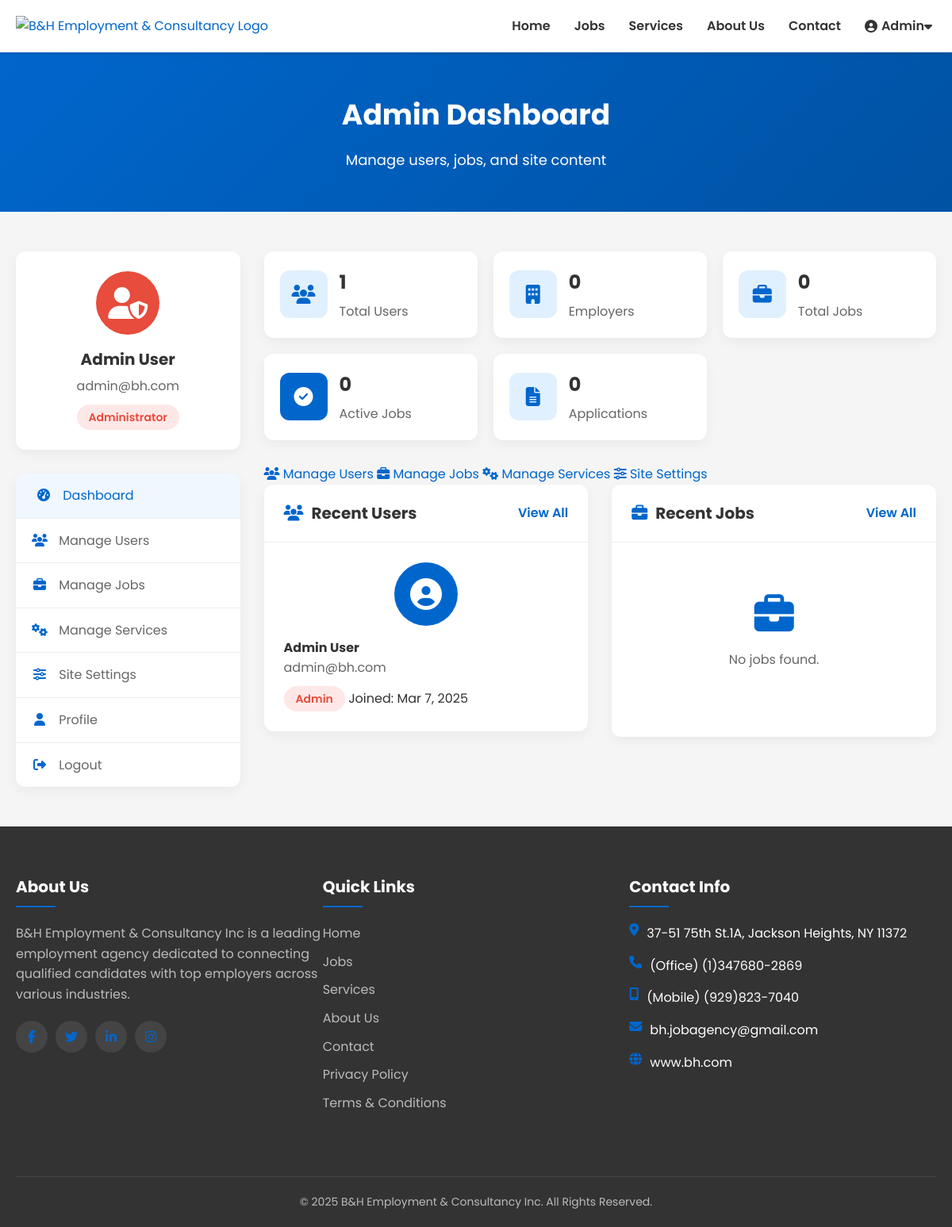
Page /admin/dashboard.php (signed in) on the committed database.
### tables this page shows
CREATE TABLE IF NOT EXISTS users (
    id INT AUTO_INCREMENT PRIMARY KEY,
    username VARCHAR(50) NOT NULL UNIQUE,
    email VARCHAR(100) NOT NULL UNIQUE,
    password VARCHAR(255) NOT NULL,
    first_name VARCHAR(50) NOT NULL,
    last_name VARCHAR(50) NOT NULL,
    phone VARCHAR(20),
    role ENUM('admin', 'employer', 'job_seeker') NOT NULL,
    company_name VARCHAR(100),
    is_verified TINYINT(1) DEFAULT 0,
    subscription_start DATE NULL,
    subscription_end DATE NULL,
    created_at TIMESTAMP DEFAULT CURRENT_TIMESTAMP,
    updated_at TIMESTAMP DEFAULT CURRENT_TIMESTAMP ON UPDATE CURRENT_TIMESTAMP
);

### config.php (called while the page is built, shortened)
<?php
function isLoggedIn() {
    return isset($_SESSION['user_id']);
}
?>

### admin/dashboard.php (the view, shortened to what this page needs)
<?php
require_once '../config.php';
try {
    $stmt = $pdo->prepare("SELECT
                          COUNT(*) as total_users,
                          SUM(CASE WHEN role = 'employer' THEN 1 ELSE 0 END) as employer_count,
                          SUM(CASE WHEN role = 'job_seeker' THEN 1 ELSE 0 END) as job_seeker_count
                          FROM users");
    $stmt->execute();
    $user_stats = $stmt->fetch();
    $stmt = $pdo->prepare("SELECT
                          COUNT(*) as total_jobs,
                          SUM(CASE WHEN is_active = 1 THEN 1 ELSE 0 END) as active_jobs
                          FROM jobs");
    $stmt->execute();
    $job_stats = $stmt->fetch();
    $stmt = $pdo->prepare("SELECT COUNT(*) as total_applications FROM job_applications");
    $stmt->execute();
    $application_count = $stmt->fetch()['total_applications'];
    $stmt = $pdo->prepare("SELECT * FROM users ORDER BY created_at DESC LIMIT 5");
    $stmt->execute();
    $recent_users = $stmt->fetchAll();
    $stmt = $pdo->prepare("SELECT j.*, u.username as employer_username
                          FROM jobs j
                          JOIN users u ON j.user_id = u.id
                          ORDER BY j.created_at DESC
                          LIMIT 5");
    $stmt->execute();
    $recent_jobs = $stmt->fetchAll();
} catch (PDOException $e) {
    error_log("Error fetching admin statistics: " . $e->getMessage());
    $user_stats = ['total_users' => 0, 'employer_count' => 0, 'job_seeker_count' => 0];
    $job_stats = ['total_jobs' => 0, 'active_jobs' => 0];
    $application_count = 0;
    $recent_users = $recent_jobs = [];
}
function formatDate($date) {
    return date('M j, Y', strtotime($date));
}
?>
<!DOCTYPE html>
<html lang="en">
<head>
    <link rel="stylesheet" href="https://cdnjs.cloudflare.com/ajax/libs/font-awesome/6.5.1/css/all.min.css">
    <link rel="stylesheet" href="../css/styles.css">
</head>
<body>
    <?php include '../includes/header.php'; ?>
    <section class="page-title">
        <div class="container">
            <h1>Admin Dashboard</h1>
            <p>Manage users, jobs, and site content</p>
        </div>
    </section>
    <section class="dashboard-section">
        <div class="container">
            <div class="dashboard-container">
                <div class="dashboard-sidebar">
                    <?php include 'sidebar.php'; ?>
                </div>
                <div class="dashboard-content">
                    <div class="dashboard-stats">
                        <div class="stat-card">
                            <div class="stat-icon">
                                <i class="fas fa-users"></i>
                            </div>
                            <div class="stat-info">
                                <h3><?php echo number_format($user_stats['total_users']); ?></h3>
                                <p>Total Users</p>
                            </div>
                        </div>
                        <div class="stat-card">
                            <div class="stat-icon">
                                <i class="fas fa-building"></i>
                            </div>
                            <div class="stat-info">
                                <h3><?php echo number_format($user_stats['employer_count']); ?></h3>
                                <p>Employers</p>
                            </div>
                        </div>
                        <div class="stat-card">
                            <div class="stat-icon">
                                <i class="fas fa-briefcase"></i>
                            </div>
                            <div class="stat-info">
                                <h3><?php echo number_format($job_stats['total_jobs']); ?></h3>
                                <p>Total Jobs</p>
                            </div>
                        </div>
                        <div class="stat-card">
                            <div class="stat-icon active">
                                <i class="fas fa-check-circle"></i>
                            </div>
                            <div class="stat-info">
                                <h3><?php echo number_format($job_stats['active_jobs']); ?></h3>
                                <p>Active Jobs</p>
                            </div>
                        </div>
                        <div class="stat-card">
                            <div class="stat-icon">
                                <i class="fas fa-file-alt"></i>
                            </div>
                            <div class="stat-info">
                                <h3><?php echo number_format($application_count); ?></h3>
                                <p>Applications</p>
                            </div>
                        </div>
                    </div>
                    <div class="dashboard-quick-actions">
                        <a href="manage-users.php" class="quick-action">
                            <i class="fas fa-users"></i>
                            <span>Manage Users</span>
                        </a>
                        <a href="manage-jobs.php" class="quick-action">
                            <i class="fas fa-briefcase"></i>
                            <span>Manage Jobs</span>
                        </a>
                        <a href="manage-services.php" class="quick-action">
                            <i class="fas fa-cogs"></i>
                            <span>Manage Services</span>
                        </a>
                        <a href="site-settings.php" class="quick-action">
                            <i class="fas fa-sliders-h"></i>
                            <span>Site Settings</span>
                        </a>
                    </div>
                    <div class="dashboard-row">
                        <div class="dashboard-column">
                            <div class="content-box">
                                <div class="content-header">
                                    <h2><i class="fas fa-users"></i> Recent Users</h2>
                                    <a href="manage-users.php" class="view-all">View All</a>
                                </div>
                                <div class="content-body">
                                    <?php if (empty($recent_users)): ?>
                                        <div class="empty-state">
                                            <i class="fas fa-users"></i>
                                            <p>No users found.</p>
                                        </div>
                                    <?php else: ?>
                                        <div class="users-list">
                                            <?php foreach ($recent_users as $user): ?>
                                                <div class="user-item">
                                                    <div class="user-avatar">
                                                        <i class="fas fa-user-circle"></i>
                                                    </div>
                                                    <div class="user-details">
                                                        <h4><?php echo htmlspecialchars($user['first_name'] . ' ' . $user['last_name']); ?></h4>
                                                        <p><?php echo htmlspecialchars($user['email']); ?></p>
                                                        <div class="user-meta">
                                                            <span class="user-role <?php echo $user['role']; ?>"><?php echo ucfirst(str_replace('_', ' ', $user['role'])); ?></span>
                                                            <span class="user-date">Joined: <?php echo formatDate($user['created_at']); ?></span>
                                                        </div>
                                                    </div>
                                                </div>
                                            <?php endforeach; ?>
                                        </div>
                                    <?php endif; ?>
                                </div>
                            </div>
                        </div>
                        <div class="dashboard-column">
                            <div class="content-box">
                                <div class="content-header">
                                    <h2><i class="fas fa-briefcase"></i> Recent Jobs</h2>
                                    <a href="manage-jobs.php" class="view-all">View All</a>
                                </div>
                                <div class="content-body">
                                    <?php if (empty($recent_jobs)): ?>
                                        <div class="empty-state">
                                            <i class="fas fa-briefcase"></i>
                                            <p>No jobs found.</p>
                                        </div>
                                    <?php endif; ?>
                                </div>
                            </div>
                        </div>
                    </div>
                </div>
            </div>
        </div>
    </section>
    <?php include '../includes/footer.php'; ?>
</body>
</html>

### includes/header.php (shortened to what this page needs)
<?php
require_once __DIR__ . '/../config.php';
?>
<?php
$current_page = basename($_SERVER['PHP_SELF']);
?>
<header>
    <div class="container">
        <div class="header-content">
            <div class="logo">
                <a href="<?php echo $current_page == 'index.php' || strpos($current_page, '/') !== false ? 'index.php' : '../index.php'; ?>">
                    <img src="<?php echo $current_page == 'index.php' || strpos($current_page, '/') !== false ? 'images/logo.png' : '../images/logo.svg'; ?>" alt="B&H Employment & Consultancy Logo">
                </a>
            </div>
            <ul class="nav-menu">
                <li>
                    <a href="<?php echo $current_page == 'index.php' || strpos($current_page, '/') !== false ? 'index.php' : '../index.php'; ?>"
                       class="<?php echo $current_page === 'index.php' ? 'active' : ''; ?>">Home</a>
                </li>
                <li>
                    <a href="<?php echo $current_page == 'index.php' || strpos($current_page, '/') !== false ? 'jobs.php' : '../jobs.php'; ?>"
                       class="<?php echo $current_page === 'jobs.php' ? 'active' : ''; ?>">Jobs</a>
                </li>
                <li>
                    <a href="<?php echo $current_page == 'index.php' || strpos($current_page, '/') !== false ? 'index.php#services' : '../index.php#services'; ?>"
                       class="<?php echo $current_page === 'services.php' ? 'active' : ''; ?>">Services</a>
                </li>
                <li>
                    <a href="<?php echo $current_page == 'index.php' || strpos($current_page, '/') !== false ? 'index.php#about' : '../index.php#about'; ?>"
                       class="<?php echo $current_page === 'about.php' ? 'active' : ''; ?>">About Us</a>
                </li>
                <li>
                    <a href="<?php echo $current_page == 'index.php' || strpos($current_page, '/') !== false ? 'index.php#contact' : '../index.php#contact'; ?>"
                       class="<?php echo $current_page === 'contact.php' ? 'active' : ''; ?>">Contact</a>
                </li>
                <?php if (isLoggedIn()): ?>
                    <li class="user-menu">
                    <a href="#" class="user-toggle">
                        <i class="fas fa-user-circle"></i> <?php echo isset($_SESSION['user_name']) ? explode(' ', $_SESSION['user_name'])[0] : 'User'; ?> <i class="fas fa-caret-down"></i>
                    </a>
                    </li>
                <?php endif; ?>
            </ul>
        </div>
    </div>
</header>

### rows in the picture
users: first_name "Admin", first_name+last_name "Admin User", email "admin@bh.com", role "Admin", created_at "Mar 7, 2025"

### other values in the picture
$_SESSION['user_name'] "Admin User"
$_SESSION['user_email'] "admin@bh.com"
$user_stats['total_users'] "1"
$user_stats['employer_count'] "0"
$job_stats['total_jobs'] "0"
$job_stats['active_jobs'] "0"
$application_count "0"
